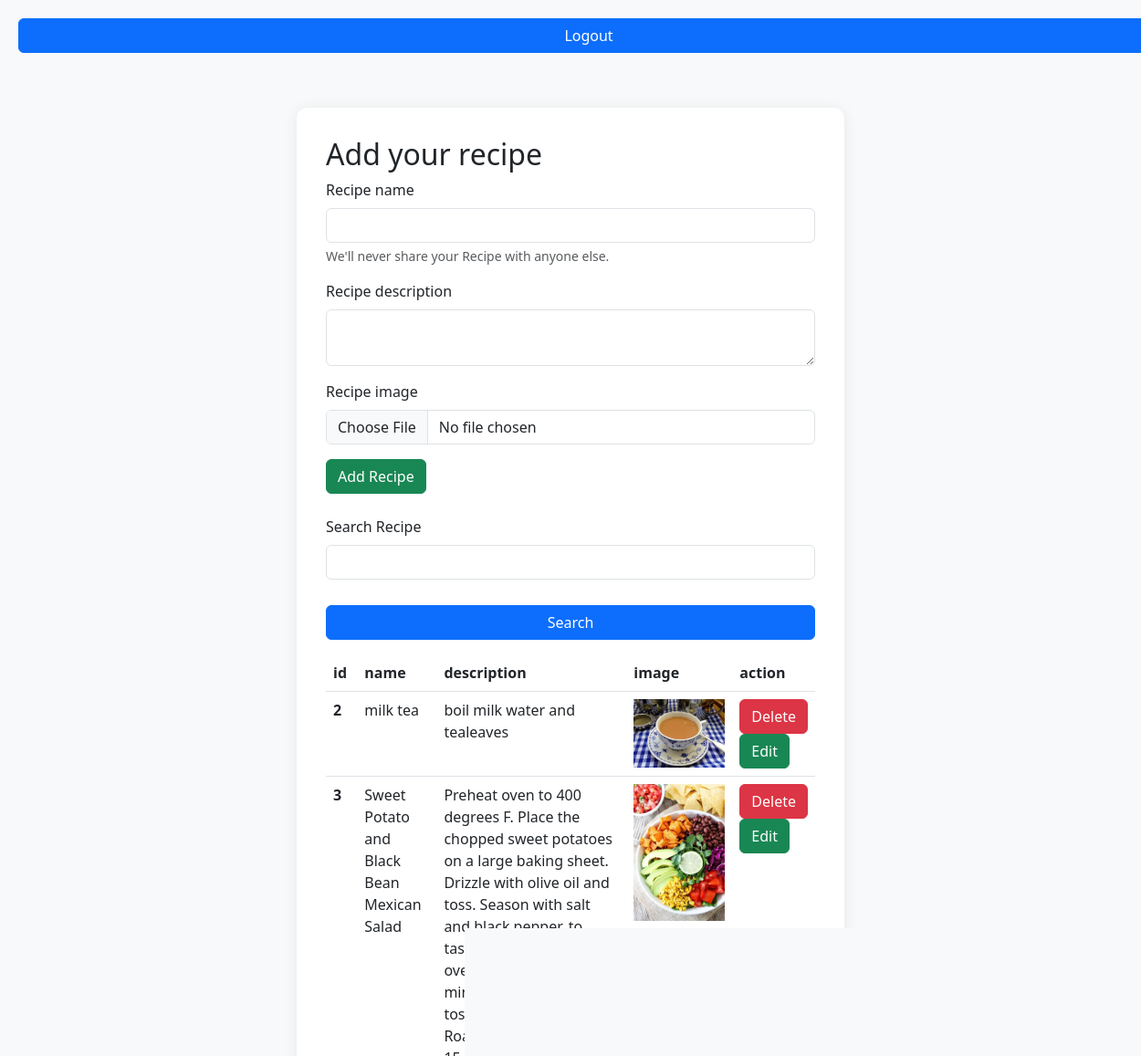
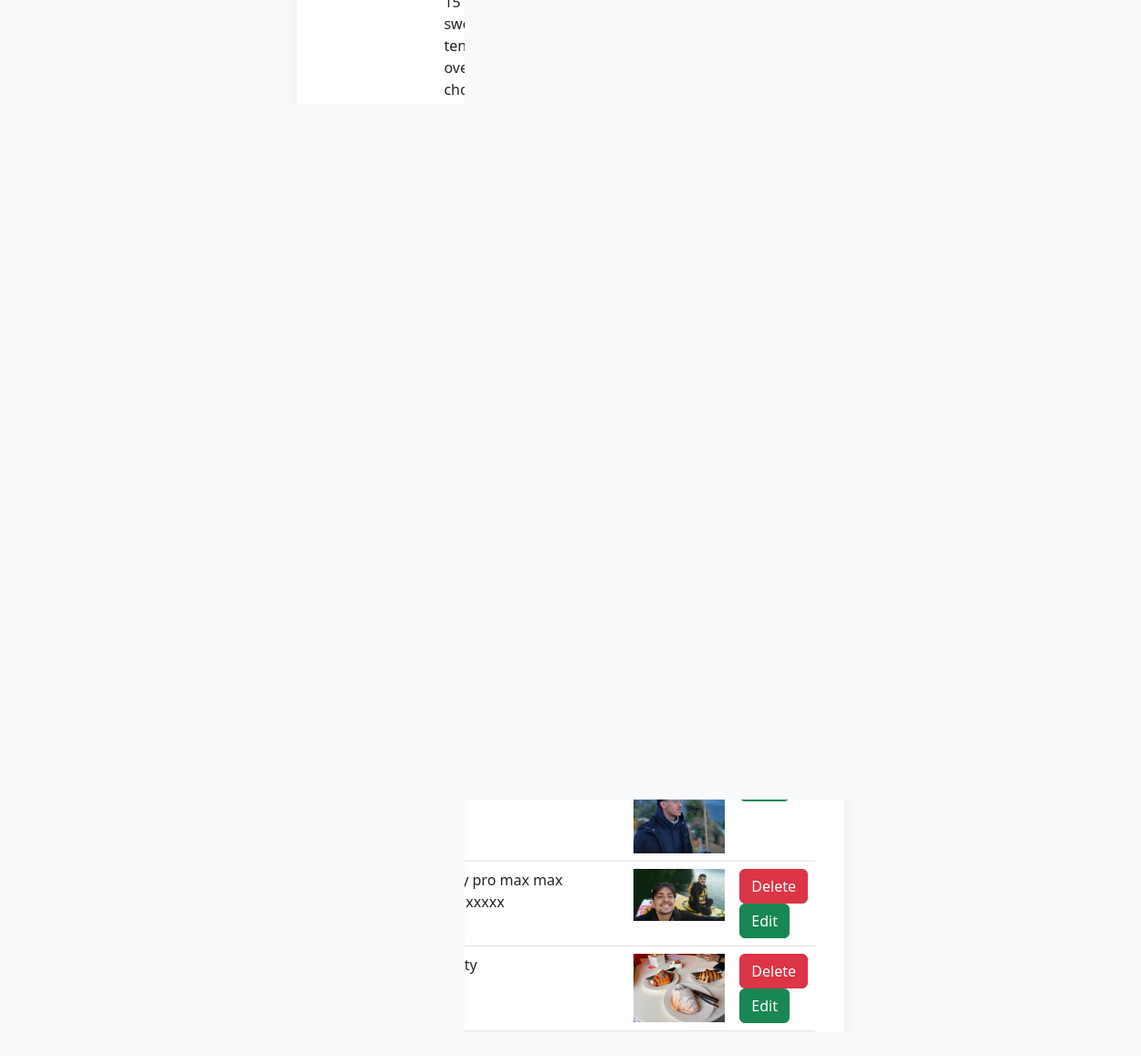
The page / on the database its author committed (2 pictures, top to bottom).
### vegge/models.py (models this page shows)
class Recipe(models.Model):
    user= models.ForeignKey(User, on_delete=models.SET_NULL, null=True)
    name = models.CharField(max_length=100)
    description = models.TextField()
    image = models.ImageField(upload_to='recipes_img/')

### vegge/views.py (the view, shortened to what this page needs)
# urls.py: path('',recipes, name='recipes'),
def recipes(request):
    queryset = Recipe.objects.all()
    if request.GET.get('search'):
       queryset = queryset.filter(name__icontains=request.GET.get('search'))
    context = {'recipes': queryset}
    return render(request, 'recipes.html', context)

### vegge/templates/recipes.html (shortened to what this page needs)
<!DOCTYPE html>
<html lang="en">
<head>
    <link rel="stylesheet" href="https://cdn.jsdelivr.net/npm/bootstrap@5.3.0/dist/css/bootstrap.min.css">
</head>
<body>
  <button class="btn btn-primary" style="margin: 20px;" onclick="window.location.href='{% url 'logout_page' %}'">Logout</button>
<div class="container">
    <form method="POST" enctype="multipart/form-data">
        <h2>Add your recipe</h2>
        <div class="mb-3">
            <label for="name" class="form-label">Recipe name</label>
            <input name="name" type="text" required class="form-control" id="name">
            <div id="emailHelp" class="form-text">We'll never share your Recipe with anyone else.</div>
        </div>
        <div class="mb-3">
            <label for="description" class="form-label">Recipe description</label>
            <textarea name="description" class="form-control"></textarea>
        </div>
        <div class="mb-3">
            <label for="recipeimage" class="form-label">Recipe image</label>
            <input name="image" type="file" class="form-control" id="recipeimage" accept="image/*">
        </div>
        <button type="submit" class="btn btn-success">Add Recipe</button>
    </form>
    <br>
<div class="mb-3">
  <form>
        <div class="mb-3">
            <label for="name" class="form-label" default="id.name" >Search Recipe</label>
            <input name="search" type="text"  class="form-control" id="name">
        </div>
        <button type="submit" class="btn btn-primary">Search</button>
        </form>
  </div>
    <table class="table">
      <thead>
        <tr>
          <th scope="col">id</th>
          <th scope="col">name</th>
          <th scope="col">description</th>
          <th scope="col">image</th>
          <th scope="col">action</th>
        </tr>
      </thead>
      <tbody>
        {% for recipe in recipes %}
        <tr>
          <th scope="row">{{ recipe.id }}</th>
          <td>{{ recipe.name }}</td>
          <td>{{ recipe.description }}</td>
          <td>
            {% if recipe.image %}
              <img src="{{ recipe.image.url }}" alt="Recipe Image" style="width: 100px; height: auto;">
            {% else %}
              No image
            {% endif %}
          </td>
          <td>
            <form method="POST" action="{% url 'delete_recipe' recipe.id %}">
              <button type="submit" class="btn btn-danger">Delete</button>
            </form>
            <form method="POST" action="{% url 'edit_recipe' recipe.id %}">
              <button type="submit" class="btn btn-success">Edit</button>
            </form>
          </td>
        </tr>
        {% endfor %}
      </tbody>
    </table>
</div>
</body>
</html>

### vegge/templates/recipes.html (style rules this page uses)
body { background-color: #f8f9fa; }
.container { margin-top: 40px; max-width: 600px; background: #fff; padding: 32px; border-radius: 12px; box-shadow: 0 2px 16px rgba(0,0,0,0.08); }
.form-label { font-weight: 500; }
.btn-primary { width: 100%; margin-top: 12px; }

### rows shown on the page
Recipe: id "2", name "milk tea", description "boil milk water and tealeaves", image (picture)
Recipe: id "3", name "Sweet Potato and Black Bean Mexican Salad", description "Preheat oven to 400 degrees F. Place the chopped sweet potatoes on a large baking sheet. Drizzle with olive oil and toss. Season with salt and black pepper, to taste. Place sheet in the oven and roast for 20 minutes. Using a spatula, toss the sweet potatoes. Roast for an additional 15 minutes or until the sweet potatoes are tender. Remove from oven and set aside. Place chopped lettuce in a large bowl. Top lettuce with roasted sweet potatoes, black beans, tomatoes, corn, avocado, purple cabbage, cilantro, and green onion. Squeeze fresh lime juice over the salad. Serve with salsa, pico de gallo or Creamy Avocado Dressing, if desired. Note-I like to roast or grill the corn for the salad. This…", image (picture)
Recipe: image (picture)
Recipe: image (picture)
Recipe: description "gay pro max max maxxxxx", image (picture)
Recipe: description "tasty", image (picture)
